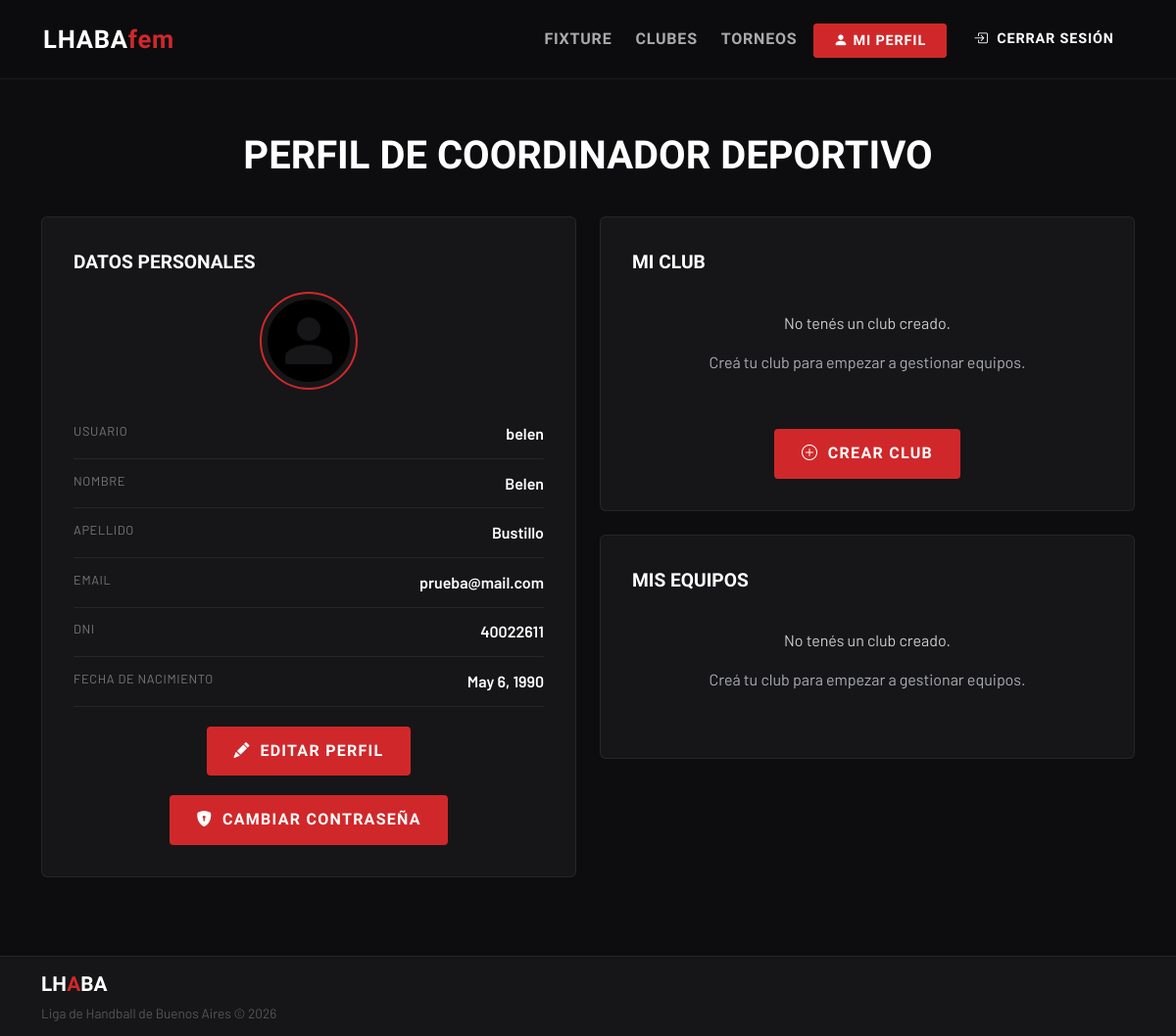
/perfil_coordinador/ (signed in), run on an earlier commit of the app's database.
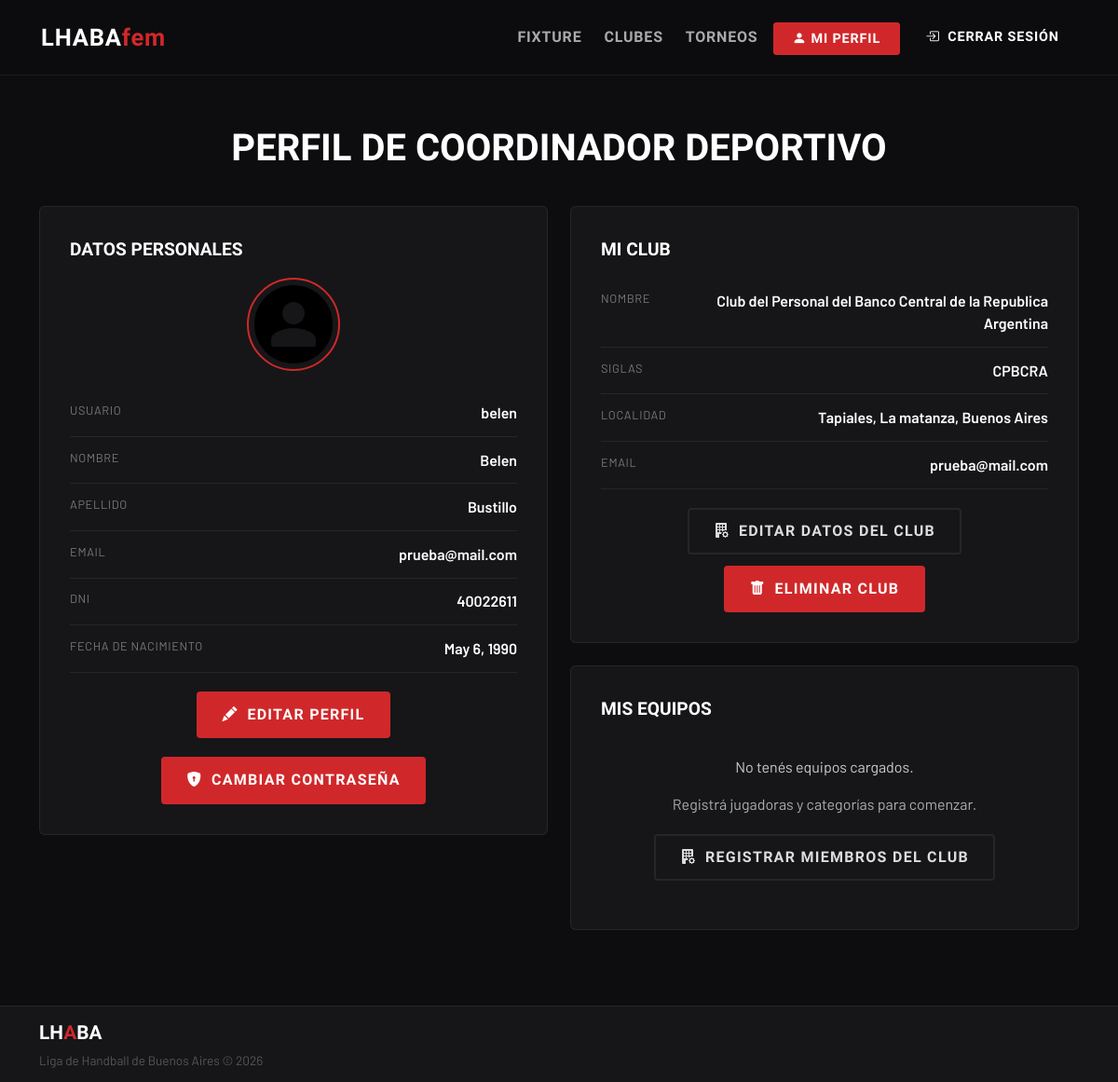
And on a later commit of the database.
### accounts/models.py (models this page shows, shortened)
class Profile(AbstractUser):
    avatar = models.ImageField(
        upload_to=upload_avatar_path,
        default="default/avatar.png",
        blank=True,
        null=True,
        verbose_name="Avatar"
    )
    fecha_de_nacimiento = models.DateField(null=True)
    dni = models.CharField(max_length=15, unique=True)

### clubes/models.py (models this page shows, shortened)
class ClubesRegistrados(models.Model):
    id = models.AutoField(primary_key=True)
    nombre_siglas = models.CharField(unique=True)
    nombre_completo = models.CharField()
    nombre_corto = models.CharField(max_length=30,null=True)
    localidad = models.CharField()
    email = models.EmailField()
    fecha_ingreso = models.DateField(auto_now_add=True)
    coordinador_deportivo = models.OneToOneField(
        "accounts.Profile",
        on_delete=models.CASCADE,
        null=False,
        blank=False,
        related_name="club"
    )

### accounts/views.py (the view)
# urls.py: path("perfil_coordinador/",ProfileDetailView.as_view(), name="profile_detail"),
class ProfileDetailView(LoginRequiredMixin, TemplateView):
    template_name = "accounts/profile_detail.html"
    def get_context_data(self, **kwargs):
        context = super().get_context_data(**kwargs)
        user = self.request.user
        if hasattr(user, "club"):
            categorias = Categoria.objects.filter(
                personarol__club=user.club
            ).distinct()
            context["equipos"] = categorias
        else:
            context["equipos"] = []
        return context

### accounts/templates/accounts/profile_detail.html (shortened to what the changed rows need)
{% extends 'index.html' %}
{% block princ_content %}
<div class="container-xl profile-container">
  <div class="row g-4">
    <div class="col-md-6">
      <div class="card-detail">
        <div class="profile-avatar">
          <img src="{{ user.avatar.url }}" alt="Avatar">
        </div>
        <div class="detail-row">
          <div class="detail-label">Usuario</div>
          <div class="detail-value">{{ user.username }}</div>
        </div>
        <div class="detail-row">
          <div class="detail-label">Nombre</div>
          <div class="detail-value">{{ user.first_name }}</div>
        </div>
        <div class="detail-row">
          <div class="detail-label">Apellido</div>
          <div class="detail-value">{{ user.last_name }}</div>
        </div>
        <div class="detail-row">
          <div class="detail-label">Email</div>
          <div class="detail-value">{{ user.email }}</div>
        </div>
        <div class="detail-row">
          <div class="detail-label">DNI</div>
          <div class="detail-value">{{ user.dni }}</div>
        </div>
        <div class="detail-row">
          <div class="detail-label">Fecha de nacimiento</div>
          <div class="detail-value">
            {% if user.fecha_de_nacimiento %}
              {{ user.fecha_de_nacimiento }}
            {% else %}
              <span class="text-muted">No cargado</span>
            {% endif %}
          </div>
        </div>
      </div>
    </div>
    <div class="col-md-6">
    <div class="card-detail">
      {% if user.club %}
        <div class="detail-row">
          <div class="detail-label">Nombre</div>
          <div class="detail-value">{{ user.club.nombre_completo }}</div>
        </div>
        <div class="detail-row">
          <div class="detail-label">Siglas</div>
          <div class="detail-value">{{ user.club.nombre_siglas }}</div>
        </div>
        <div class="detail-row">
          <div class="detail-label">Localidad</div>
          <div class="detail-value">{{ user.club.localidad }}</div>
        </div>
        <div class="detail-row">
          <div class="detail-label">Email</div>
          <div class="detail-value">{{ user.club.email }}</div>
        </div>
        <div class="profile-actions">
          <a
            href="{% url 'club_actualizar' user.club.nombre_siglas %}"
            class="btn-cta btn-cta-outline"
          >
            <i class="bi bi-building-fill-gear"></i>
            Editar datos del club
          </a>
          <a
            href="{% url 'consulta_eliminar_club' user.club.nombre_siglas %}"
            class="btn-cta btn-danger-custom"
          >
            <i class="bi bi-trash-fill"></i>
            Eliminar club
          </a>
        </div>
      {% else %}
        <div class="empty-club">
          <p>No tenés un club creado.</p>
          <p class="text-muted">
            Creá tu club para empezar a gestionar equipos.
          </p>
        </div>
        <div class="profile-actions">
          <a href="{% url 'registrar_club' %}" class="btn-cta btn-cta-primary">
            <i class="bi bi-plus-circle"></i>
            Crear club
          </a>
        </div>
      {% endif %}
    </div>
      <div class="card-detail mt-4">
        {% if equipos %}
          <div class="team-list">
            {% for equipo in equipos %}
              <div class="team-item">
                <div class="team-item-header">
                  <div class="team-name">
                    {{ equipo.nombre_categoria }}
                  </div>
                  <span class="team-badge">
                    Equipo oficial
                  </span>
                </div>
                <div class="team-details">
                  <div class="team-detail">
                    <span>Personas:</span>
                    {{ equipo.personarol_set.count }}
                  </div>
                </div>
              </div>
            {% endfor %}
          </div>
          <div class="profile-actions mt-4">
            <a
              href="{% url 'administrar_equipos' user.club.nombre_siglas %}"
              class="btn-cta btn-cta-outline"
            >
              <i class="bi bi-people-fill"></i>
              Administrar equipos
            </a>
          </div>
        {% else %}
          {% if user.club %}
            <div class="empty-club">
              <p>No tenés equipos cargados.</p>
              <p class="text-muted">
                Registrá jugadoras y categorías para comenzar.
              </p>
            <div class="profile-actions">
              <a
                href="{% url 'registrar_persona' user.club.nombre_siglas %}"
                class="btn-cta btn-cta-outline"
              >
                <i class="bi bi-building-fill-gear"></i>
                Registrar miembros del club
              </a>
            </div>
            </div>
          {% else %}
            <div class="empty-club">
              <p>No tenés un club creado.</p>
              <p class="text-muted">
                Creá tu club para empezar a gestionar equipos.
              </p>
          </div>
          {% endif %}
        {% endif %}
      </div>
    </div>
  </div>
</div>
{% endblock %}

What changed in the data, as far as the page shows it:
changed Profile "belen": club.nombre_completo (not shown) → "Club del Personal del Banco Central de la Republica Argentina"; club.nombre_siglas (not shown) → "CPBCRA"; club.localidad (not shown) → "Tapiales, La matanza, Buenos Aires"; club.email (not shown) → "prueba@mail.com"
Also different on the page:
text no longer shown: "No tenés un club creado. Creá tu club para empezar a gestionar equipos. CREAR CLUB No tenés un club creado. Creá tu club para empezar a gestionar equipos."
text now shown: "NOMBRE SIGLAS LOCALIDAD EMAIL EDITAR DATOS DEL CLUB ELIMINAR CLUB No tenés equipos cargados. Registrá jugadoras y categorías para comenzar. REGISTRAR MIEMBROS DEL CLUB"
